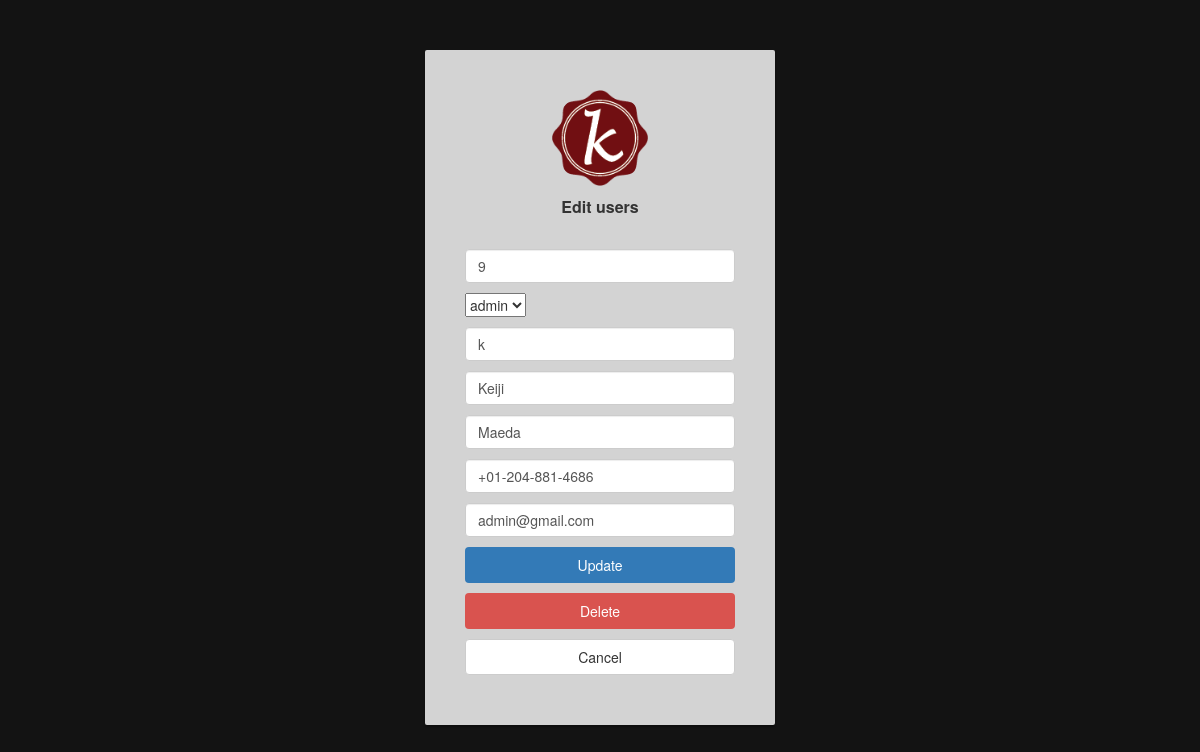
The page /manageEdit.php?edit=users&id=9 (signed in) on the database its author committed.
### tables this page shows
CREATE TABLE `users` (
  `userId` int(100) NOT NULL,
  `userType` varchar(10) NOT NULL DEFAULT 'guest',
  `userName` varchar(20) NOT NULL,
  `firstName` varchar(30) NOT NULL,
  `lastName` varchar(30) NOT NULL,
  `phone` varchar(20) DEFAULT NULL,
  `email` varchar(30) NOT NULL,
  `password` char(64) NOT NULL
);

### manageEdit.php (the view, shortened to what this page needs)
<?php
include ('connect.php');
$edit = filter_input(INPUT_GET, 'edit', FILTER_SANITIZE_FULL_SPECIAL_CHARS);
$id = $userId = filter_input(INPUT_GET, 'id', FILTER_SANITIZE_NUMBER_INT);
if ($edit == 'users') {
    $query = "SELECT * FROM users
          WHERE userId = $userId";
    $statement = $db->prepare($query);
    $statement->execute();
    $user = $statement->fetchAll();
    $userType = $user[0]['userType'];
    $userName = $user[0]['userName'];
    $firstName = $user[0]['firstName'];
    $lastName = $user[0]['lastName'];
    $phone = $user[0]['phone'];
    $email = $user[0]['email'];
}
?>
<!DOCTYPE html>
<html lang="en">
<head>
    <link href="//maxcdn.bootstrapcdn.com/bootstrap/3.3.0/css/bootstrap.min.css" rel="stylesheet" id="bootstrap-css">
    <?php if ($edit == 'users' || $edit == 'categories'): ?>
        <link href="css/loginFrame.css" rel="stylesheet">
    <?php else: ?>
        <link href="css/manage.css" rel="stylesheet">
    <?php endif; ?>
    <link media="all" type="text/css" rel="stylesheet" href="css/login.css">
</head>
<body id="loginFrame">
<div class="container">
    <div class="card card-container">
        <?php if ($edit != 'projects'): ?>
            <img id="profile-img" class="profile-img-card" src="css/img/K_LOGO.png" alt="logo1" height="25" />
        <?php endif; ?>
        <?php if ($edit == 'users'): ?>
            <p id="profile-name" class="profile-name-card">Edit <?= $edit; ?></p><br>
            <form action="managerCUD.php" method="post" class="form-signin">
                <input type="text"     name="userId"    id="userId"      class="form-control"  placeholder="userId"     value="<?= $userId; ?>">
                <select name="userType" style="margin-bottom: 10px;">
                    <?php if ($userType == 'guest'): ?>
                        <option value="guest" selected>guest</option>
                        <option value="admin">admin</option>
                    <?php else: ?>
                        <option value="admin" selected>admin</option>
                    <?php endif; ?>
                </select>
                <input type="text"     name="username"  id="username"    class="form-control"  placeholder="username"   value="<?= $userName ?>">
                <input type="text"     name="firstname" id="firstname"   class="form-control"  placeholder="firstname"  value="<?= $firstName ?>">
                <input type="text"     name="lastname"  id="lastname"    class="form-control"  placeholder="lastname"   value="<?= $lastName ?>">
                <input type="text"     name="phone"     id="phone"       class="form-control"  placeholder="phone"      value="<?= $phone ?>"
                       pattern='[\+]\d{2}[\-]\d{3}[\-]\d{3}[\-]\d{4}'    title="Phone Number (Format: +99-999-999-9999)">
                <input type="email"    name="email"     id="inputEmail"  class="form-control"  placeholder="inputEmail" value="<?= $email ?>">
                <button name="updateUser" type="submit" class="btn btn-primary">Update</button>
                <button name="deleteUser" type="submit" class="btn btn-danger"
                        onclick="return confirm('Are you sure you wish to delete this user?')">Delete</button>
                <button name="cancel" type="submit" class="btn btn-default">Cancel</button>
            </form>
        <?php endif; ?>
    </div>
</div>
</body>
</html>

### css/loginFrame.css (style rules this page uses)
html,body,div,span,applet,object,iframe,h1,h2,h3,h4,h5,h6,p,blockquote,pre,a,abbr,acronym,address,big,cite,code,del,dfn,em,img,ins,kbd,q,s,samp,small,strike,strong,sub,sup,tt,var,b,u,i,center,dl,dt,dd,ol,ul,li,fieldset,form,label,legend,table,caption,tbody,tfoot,thead,tr,th,td,article,aside,canvas,details,embed,figure,figcaption,footer,header,hgroup,menu,nav,output,ruby,section,summary,time,mark,audio,video { border:0;font-size:100%;font:inherit;vertical-align:baseline;margin:0;padding:0; }
body { line-height:1; }
* { -webkit-box-sizing: border-box; -moz-box-sizing: border-box; box-sizing: border-box; }
body, html { height: 100%; background-image: url("img/background.jpg"); }
#loginFrame { position: relative; top:0px;left:0px; width:100%; height:100%; z-index:50 }
.card-container.card { max-width: 350px; padding: 40px 40px; }
.btn { font-weight: 700; height: 36px; -moz-user-select: none; -webkit-user-select: none; user-select: none; cursor: default; }
.card { background-color: lightgrey; padding: 20px 25px 30px; margin: 0 auto 25px; margin-top: 50px; -moz-border-radius: 2px; -webkit-border-radius: 2px; border-radius: 2px; -moz-box-shadow: 0px 2px 2px rgba(0, 0, 0, 0.3); -webkit-box-shadow: 0px 2px 2px rgba(0, 0, 0, 0.3); box-shadow: 0px 2px 2px rgba(0, 0, 0, 0.3); }
.profile-img-card { width: 96px; height: 96px; margin: 0 auto 10px; display: block; -moz-border-radius: 50%; -webkit-border-radius: 50%; border-radius: 50%; }
.profile-name-card { font-size: 16px; font-weight: bold; text-align: center; margin: 10px 0 0; min-height: 1em; }
.form-signin input[type=email], .form-signin input[type=password], .form-signin input[type=text], .form-signin button { width: 100%; display: block; margin-bottom: 10px; z-index: 1; position: relative; -moz-box-sizing: border-box; -webkit-box-sizing: border-box; box-sizing: border-box; }

### css/login.css (style rules this page uses)
html,body,div,span,applet,object,iframe,h1,h2,h3,h4,h5,h6,p,blockquote,pre,a,abbr,acronym,address,big,cite,code,del,dfn,em,img,ins,kbd,q,s,samp,small,strike,strong,sub,sup,tt,var,b,u,i,center,dl,dt,dd,ol,ul,li,fieldset,form,label,legend,table,caption,tbody,tfoot,thead,tr,th,td,article,aside,canvas,details,embed,figure,figcaption,footer,header,hgroup,menu,nav,output,ruby,section,summary,time,mark,audio,video { border:0;font-size:100%;font:inherit;vertical-align:baseline;margin:0;padding:0; }
body { line-height:1; }
* { -webkit-box-sizing: border-box; -moz-box-sizing: border-box; box-sizing: border-box; }
html, body { height: 100%; }
body { font-family: "Helvetica Neue", Helvetica, Arial, sans-serif; font-size: 14px; line-height: 1.428571429; color: #333333; background-color: #ffffff; }
.btn { display: inline-block; padding: 6px 12px; margin-bottom: 0; font-size: 14px; font-weight: normal; line-height: 1.428571429; text-align: center; white-space: nowrap; vertical-align: middle; cursor: pointer; border: 1px solid transparent; border-radius: 4px; -webkit-user-select: none; -moz-user-select: none; -ms-user-select: none; -o-user-select: none; user-select: none; }
.btn-default { color: #333333; background-color: #ffffff; border-color: #cccccc; }

### rows shown on the page
users: userType "admin", username "k", firstname "Keiji", lastname "Maeda", phone "+01-204-881-4686", email "admin@gmail.com"

### other values the page prints
$edit "users"
